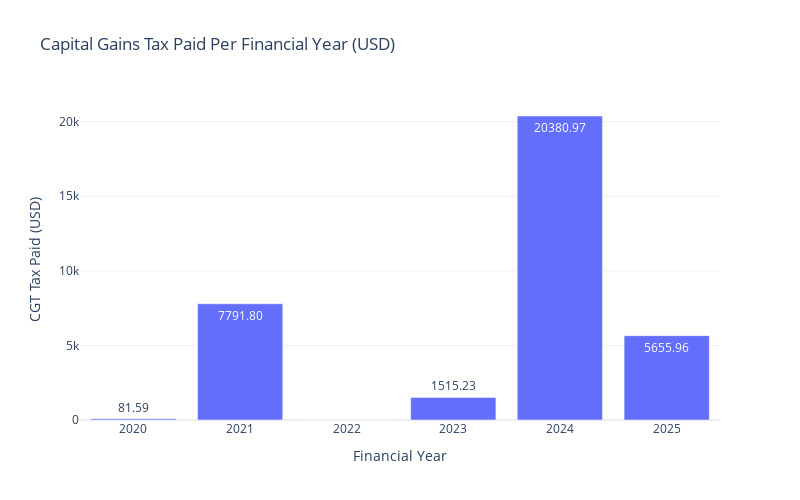

Here is the notebook cell this chart was saved with:
### Code cell
import plotly.express as px

# Get the tax details from the dictionary
tax_details = details["taxed"]["tax_details"]

# Create a bar chart of CGT tax paid in USD
fig = px.bar(
    x=index,
    y=tax_details.loc["cgt_tax_paid_(usd)"].values,
    labels={"x": "Financial Year", "y": "CGT Tax Paid (USD)"},
    title="Capital Gains Tax Paid Per Financial Year (USD)",
    text_auto='.2f'
)

# Improve layout
fig.update_layout(
    xaxis_title="Financial Year",
    yaxis_title="CGT Tax Paid (USD)",
    template="plotly_white",
    width=800,
    height=500
)

# Display the figure
fig.show()

### Figure 1 — Plotly figure (JSON) as saved in the notebook; plotly's stock layout.template omitted (floating-point values rounded to 4 significant figures)
{"data": [{"alignmentgroup": "True", "hovertemplate": "Financial Year=%{x}<br>CGT Tax Paid (USD)=%{y}<extra></extra>", "legendgroup": "", "marker": {"color": "#636efa", "pattern": {"shape": ""}}, "name": "", "offsetgroup": "", "orientation": "v", "showlegend": false, "textposition": "auto", "texttemplate": "%{y:.2f}", "type": "bar", "x": ["2020-01-01T00:00:00", "2021-01-01T00:00:00", "2022-01-01T00:00:00", "2023-01-01T00:00:00", "2024-01-01T00:00:00", "2025-01-01T00:00:00"], "xaxis": "x", "y": [81.59, 7792.0, 0, 1515.0, 20380.0, 5656.0], "yaxis": "y"}], "layout": {"barmode": "relative", "height": 500, "legend": {"tracegroupgap": 0}, "title": {"text": "Capital Gains Tax Paid Per Financial Year (USD)"}, "width": 800, "xaxis": {"anchor": "y", "domain": [0, 1], "title": {"text": "Financial Year"}}, "yaxis": {"anchor": "x", "domain": [0, 1], "title": {"text": "CGT Tax Paid (USD)"}}}}
